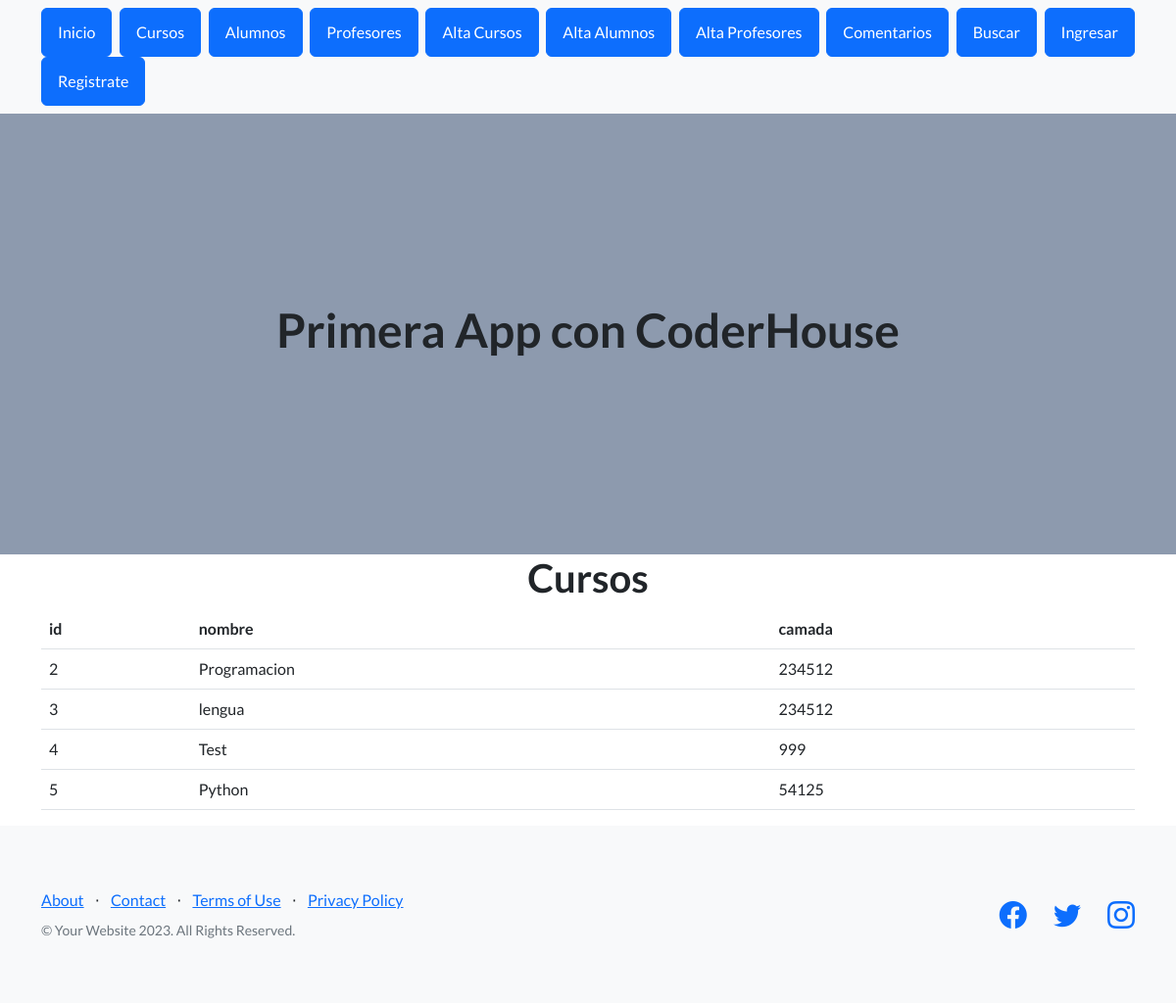
/AppCoder/ver_cursos (signed in), run on the app's committed database.
### AppCoder/models.py (models this page shows, shortened)
class Curso(models.Model):
    nombre = models.CharField(max_length=40)
    camada = models.IntegerField()

### AppCoder/views.py (the view)
# urls.py: path("ver_cursos", views.ver_cursos , name="cursos"),
@login_required
def ver_cursos(request):
    cursos = Curso.objects.all()
    dicc = {"cursos": cursos}
    plantilla = loader.get_template("cursos.html")
    documento = plantilla.render(dicc)
    return HttpResponse(documento)

### AppCoder/template/cursos.html (shortened to what this page needs)
{% extends "padre.html" %}
{% load static %}
{% block contenido %}
    <main class="container">
        <h1 class="text-xl-center title"> Cursos </h1>
        <table class="table">
            <thead>
                <tr>
                    <th>id</th>
                    <th>nombre</th>
                    <th>camada</th>
                </tr>
            </thead>
            <tbody>
                {% for n in cursos %}
                <tr>
                    <td>{{n.id}}</td>
                    <td>{{n.nombre}}</td>
                    <td>{{n.camada}}</td>
                </tr>
                {% endfor %}
            </tbody>
        </table>
    </main>
{% endblock %}

### data on the page
Curso: id "2", nombre "Programacion", camada "234512"
Curso: id "3", nombre "lengua", camada "234512"
Curso: id "4", nombre "Test", camada "999"
Curso: id "5", nombre "Python", camada "54125"
